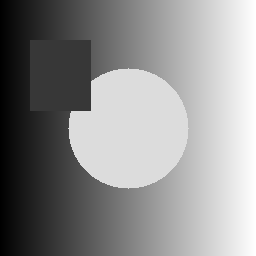
#> input picture assets/sample_images/sample_gray.png, 256 x 256 px
$ python affine_transform.py   (older library calls are emulated)
#> lines starting #> are read from the running program, lines starting #| are printed output that depends on the picture
### examples/03_geometric_transform/_utils.py
from __future__ import annotations

import argparse
from pathlib import Path
import sys

import cv2
import numpy as np


ROOT = Path(__file__).resolve().parents[2]
OUTPUT_DIR = Path(__file__).resolve().parents[1] / "output"

sys.path.insert(0, str(ROOT / "examples"))
from _common import SAMPLE_GRAY, ensure_samples


INTERPOLATION = {
    "nearest": cv2.INTER_NEAREST,
    "linear": cv2.INTER_LINEAR,
    "cubic": cv2.INTER_CUBIC,
    "area": cv2.INTER_AREA,
}


def add_common_arguments(parser: argparse.ArgumentParser) -> None:
    parser.add_argument("--image", default=str(SAMPLE_GRAY), help="输入图片路径，默认使用合成灰度样例。")
    parser.add_argument("--output", default=None, help="输出图片路径，默认写入 examples/output/。")
    parser.add_argument(
        "--interpolation",
        choices=sorted(INTERPOLATION),
        default="linear",
        help="重采样插值方式。",
    )


def read_gray(path: str | Path) -> np.ndarray:
#> called with path = 'assets/sample_images/sample_gray.png'
    ensure_samples()
    image = cv2.imread(str(path), cv2.IMREAD_GRAYSCALE)
#> image is the input picture: shape (256, 256); min 0, max 255, mean 142.3
    if image is None:
        raise FileNotFoundError(path)
    return image


def save_image(image: np.ndarray, output: str | Path | None, name: str) -> Path:
    output_path = Path(output) if output else OUTPUT_DIR / f"{name}.png"
    output_path.parent.mkdir(parents=True, exist_ok=True)
    cv2.imwrite(str(output_path), image)
    return output_path


def interpolation_flag(name: str) -> int:
    return INTERPOLATION[name]


def print_result(source: str | Path, output: Path, operation: str) -> None:
    print(f"source={source}")
    print(f"operation={operation}")
    print(f"output={output}")

### examples/_common.py
from __future__ import annotations

import argparse
from pathlib import Path
import sys

import cv2
import matplotlib.pyplot as plt
import numpy as np


ROOT = Path(__file__).resolve().parents[1]
SAMPLE_GRAY = ROOT / "assets" / "sample_images" / "sample_gray.png"
SAMPLE_COLOR = ROOT / "assets" / "sample_images" / "sample_color.png"


def ensure_samples():
    SAMPLE_GRAY.parent.mkdir(parents=True, exist_ok=True)
    if not SAMPLE_GRAY.exists():
        x = np.linspace(0, 255, 256, dtype=np.uint8)
        img = np.tile(x, (256, 1))
        cv2.circle(img, (128, 128), 60, 220, -1)
        cv2.rectangle(img, (30, 40), (90, 110), 55, -1)
        cv2.imwrite(str(SAMPLE_GRAY), img)
        cv2.imwrite(str(SAMPLE_COLOR), cv2.merge([img, np.flipud(img), np.roll(img, 50, axis=1)]))


# [154 lines left out: functions read_image, apply_demo, main, not called in this run]


# [2 lines that do not run on import are left out]

### examples/03_geometric_transform/affine_transform.py
"""对应章节：3.3 齐次坐标与图像的仿射变换

运行方式：
    python examples/03_geometric_transform/affine_transform.py --dx 18 --dy 12 --angle 12 --scale 0.95 --shear-x 0.15
"""

from __future__ import annotations

import argparse
from pathlib import Path
import sys

import cv2
import numpy as np

sys.path.insert(0, str(Path(__file__).resolve().parent))
from _utils import add_common_arguments, interpolation_flag, print_result, read_gray, save_image


def affine_transform_image(
    image: np.ndarray,
    dx: float = 18,
    dy: float = 12,
    angle: float = 12,
    scale: float = 0.95,
    shear_x: float = 0.15,
    interpolation: int = cv2.INTER_LINEAR,
) -> np.ndarray:
#> called with dx = 18, dy = 12, angle = 12, scale = 0.95, shear_x = 0.15, interpolation = 1
    height, width = image.shape[:2]
#> height = 256; width = 256
    theta = np.deg2rad(angle)
    cos_t = np.cos(theta) * scale
    sin_t = np.sin(theta) * scale
    matrix = np.float32(
        [
            [cos_t, -sin_t + shear_x, dx],
            [sin_t, cos_t, dy],
        ]
    )
    return cv2.warpAffine(image, matrix, (width, height), flags=interpolation)
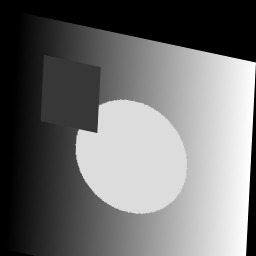
#> returned value: shape (256, 256); min 0, max 255, mean 111.3


def main() -> None:
    parser = argparse.ArgumentParser(description="3.3 仿射变换：组合平移、旋转、缩放和错切。")
    add_common_arguments(parser)
    parser.add_argument("--dx", type=float, default=18)
    parser.add_argument("--dy", type=float, default=12)
    parser.add_argument("--angle", type=float, default=12)
    parser.add_argument("--scale", type=float, default=0.95)
    parser.add_argument("--shear-x", type=float, default=0.15)
    args = parser.parse_args()

    image = read_gray(args.image)
    result = affine_transform_image(
        image,
        dx=args.dx,
        dy=args.dy,
        angle=args.angle,
        scale=args.scale,
        shear_x=args.shear_x,
        interpolation=interpolation_flag(args.interpolation),
    )
    output = save_image(result, args.output, "ch03_affine")
    print_result(args.image, output, "affine_transform_image")


if __name__ == "__main__":
    main()
